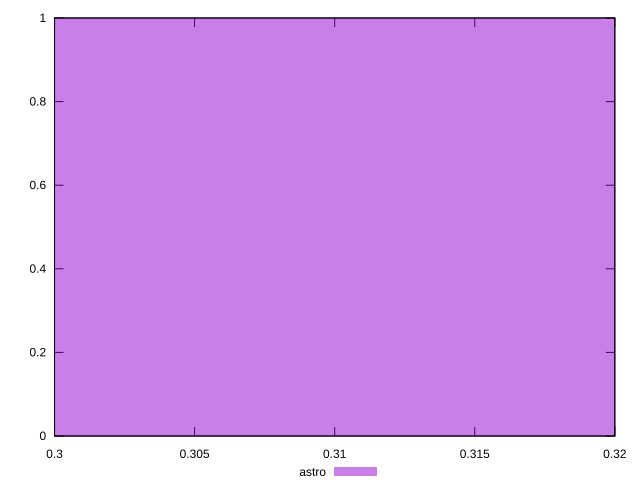

Write the gnuplot code that produced this figure.
reset

$astro <<EOF
0.30000000000000004 1
EOF

set key outside below
set boxwidth 0.1
set xrange [0.3:0.32]
set yrange [0:1]
set trange [0:1]
set style fill transparent solid 0.5 noborder
set terminal svg size 640, 490 enhanced background rgb 'white'
set output "reports/report_00033_2021-03-01T14-23-16.841Z/meta/score/comparison/histogram/0_vs_1.svg"

plot $astro title "astro" with boxes

reset
